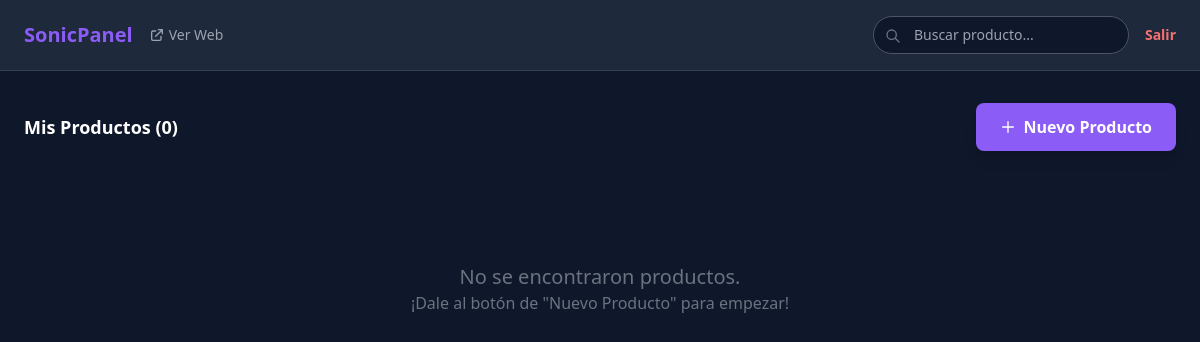
Page /admin/admin.php?busqueda=PG-8X 2.0 (signed in) on the earlier database version.
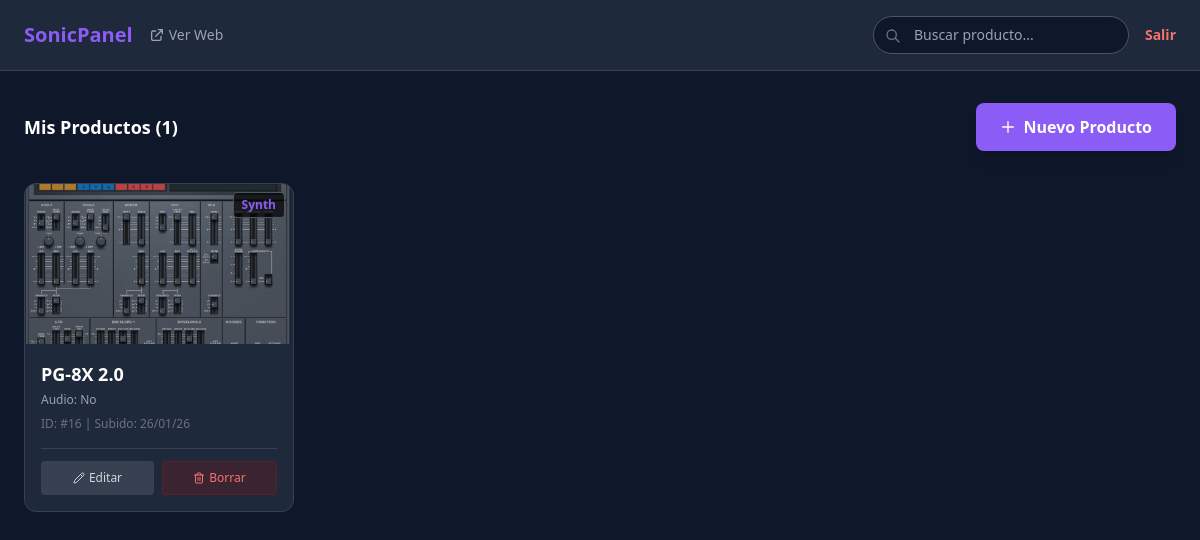
Same page on the later database version.
### tables this page shows
CREATE TABLE `productos` (
  `id` int(11) NOT NULL,
  `titulo` varchar(100) NOT NULL,
  `categoria` varchar(50) NOT NULL,
  `descripcion` text DEFAULT NULL,
  `imagen_url` varchar(255) DEFAULT NULL,
  `audio_url` varchar(255) DEFAULT NULL,
  `tamano` varchar(20) DEFAULT NULL,
  `link_descarga` varchar(255) DEFAULT NULL,
  `fecha_subida` datetime DEFAULT current_timestamp()
);

### admin/admin.php (the view, shortened to what the changed rows need)
<?php
include '../conexion.php';
$where = "";
if (isset($_GET['busqueda'])) {
    $b = $conn->real_escape_string($_GET['busqueda']);
    $where = "WHERE titulo LIKE '%$b%' OR categoria LIKE '%$b%'";
}
$sql = "SELECT * FROM productos $where ORDER BY id DESC";
$resultado = $conn->query($sql);
?>
<!DOCTYPE html>
<html lang="es" class="dark">
<head>
    <script src="https://cdn.tailwindcss.com"></script>
</head>
<body class="bg-darkbg text-white min-h-screen">
    <main class="max-w-7xl mx-auto px-6 py-8">
        <div class="flex justify-between items-center mb-8">
            <h1 class="text-lg font-bold">Mis Productos (<?php echo $resultado->num_rows; ?>)</h1>
            <a href="agregar_producto.php" class="bg-primary hover:bg-violet-600 text-white px-6 py-3 rounded-lg font-bold shadow-lg hover:shadow-primary/50 transition flex items-center gap-2">
                <svg class="w-4 h-4" fill="none" stroke="currentColor" viewBox="0 0 24 24">
                    <path stroke-linecap="round" stroke-linejoin="round" stroke-width="2" d="M12 4v16m8-8H4"></path>
                </svg>
                Nuevo Producto
            </a>
        </div>
        <div class="grid grid-cols-1 sm:grid-cols-2 md:grid-cols-3 lg:grid-cols-4 gap-6">
            <?php if ($resultado->num_rows > 0): ?>
                <?php while ($row = $resultado->fetch_assoc()): ?>
                    <div class="bg-cardbg rounded-xl overflow-hidden border border-gray-700 hover:border-gray-500 transition group relative">
                        <div class="h-40 overflow-hidden relative">
                            <?php
                            $img_src = $row['imagen_url'];
                            if (strpos($img_src, 'http') !== 0) {
                                $img_src = "../" . $img_src;
                            }
                            ?>
                            <img src="<?php echo $img_src; ?>"
                                class="w-full h-full object-cover opacity-80 group-hover:opacity-100 transition"
                                onerror="this.src='https://via.placeholder.com/400x300?text=Error+al+cargar'">
                            <span class="absolute top-2 right-2 bg-black/70 text-primary text-xs font-bold px-2 py-1 rounded border border-gray-600">
                                <?php echo $row['categoria']; ?>
                            </span>
                        </div>
                        <div class="p-4">
                            <h3 class="font-bold text-white truncate text-lg" title="<?php echo $row['titulo']; ?>">
                                <?php echo $row['titulo']; ?>
                            </h3>
                            <p class="text-gray-400 text-xs mt-1 truncate">
                                Audio: <?php echo $row['audio_url'] ? 'Sí' : 'No'; ?>
                            </p>
                            <p class="text-gray-500 text-xs mt-2">
                                ID: #<?php echo $row['id']; ?> | Subido: <?php echo date("d/m/y", strtotime($row['fecha_subida'])); ?>
                            </p>
                            <div class="flex gap-2 mt-4 pt-3 border-t border-gray-700">
                                <a href="editar_productos.php?id=<?php echo $row['id']; ?>"
                                    class="flex-1 text-xs bg-gray-700 hover:bg-gray-600 py-2 rounded text-gray-300 text-center flex items-center justify-center gap-1 transition">
                                    <i data-lucide="pencil" class="w-3 h-3"></i> Editar
                                </a>
                                <button onclick="confirmarBorrado(<?php echo $row['id']; ?>)"
                                    class="flex-1 text-xs bg-red-900/30 hover:bg-red-600 text-red-400 hover:text-white py-2 rounded border border-red-900/50 transition duration-300 flex items-center justify-center gap-1">
                                    <i data-lucide="trash-2" class="w-3 h-3"></i> Borrar
                                </button>
                            </div>
                        </div>
                    </div>
                <?php endwhile; ?>
            <?php else: ?>
                <div class="col-span-full text-center py-20 text-gray-500">
                    <p class="text-xl">No se encontraron productos.</p>
                    <p>¡Dale al botón de "Nuevo Producto" para empezar!</p>
                </div>
            <?php endif; ?>
        </div>
    </main>
</body>
</html>

Differences in the rows shown:
added productos: categoria "Synth", titulo "PG-8X 2.0", audio_url "No", id "16", fecha_subida "26/01/26"
Other differences:
$resultado->num_rows: "0" → "1"
text no longer shown: "No se encontraron productos. ¡Dale al botón de \"Nuevo Producto\" para empezar!"
